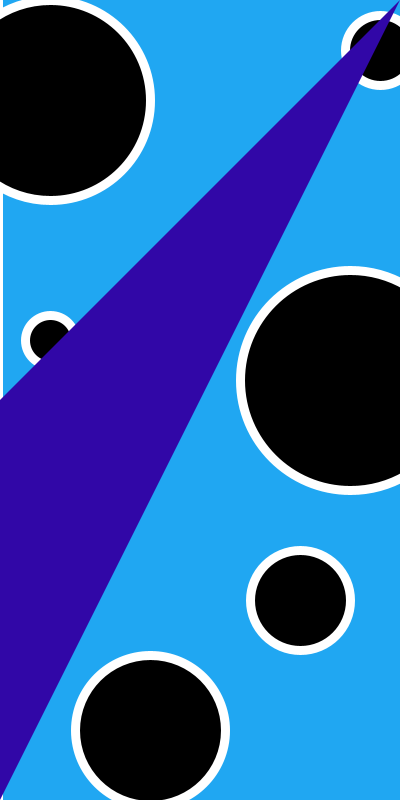
Frame 1 (no input)
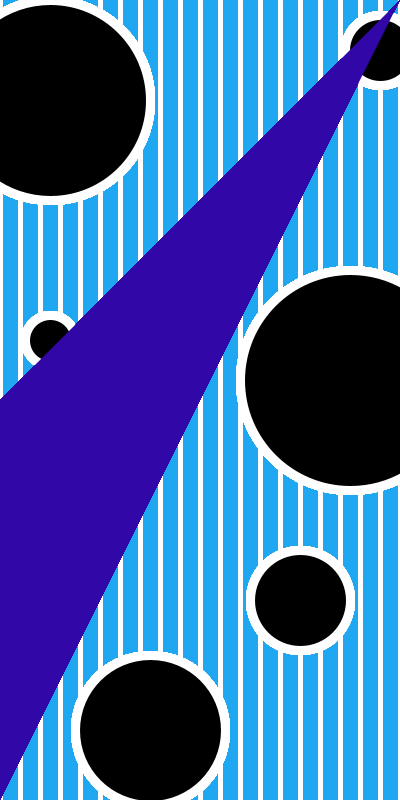
Frame 60 (the mouse pressed at the canvas centre just before this capture)
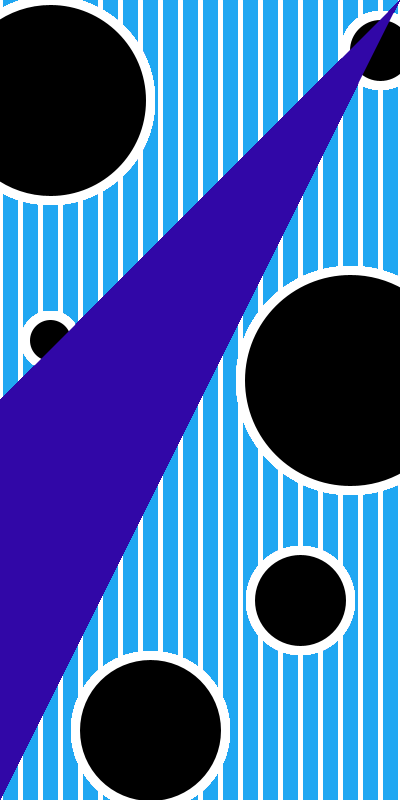
Frame 120 (the mouse held since frame 60 and released just before this capture)

The Processing sketch that drew these frames (run headless with seeded random() and noise(); from frame 60 on, the mouse is pressed at the canvas centre):

// Processing sketch: processing_24730
// ── processing_24730.pde


int change=0;





void setup(){
  size(400,800);
  
  background(32,167,242);
  smooth();
  
  
}


void draw(){
  
  
  stroke(255,255,255);
  strokeWeight(5);
  line(change,0,change,height);
  change = change+20;
  
  fill(0,0,0);
  stroke(255,255,255);
  strokeWeight(9);
  ellipse(50,100,200,200);
  ellipse(300,600,100,100);
  ellipse(150,730,150,150);
  ellipse(350,380,220,220);
  ellipse(50,340,50,50);
  ellipse(380,50, 70,70);
  
  
  
  fill(49,7,167);
  noStroke();
  triangle(0,400,400,0,0,800);
  
}
